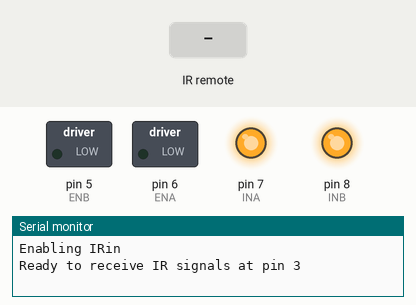
This sketch was run on a simulated Arduino Uno, built with avr-gcc and run on an emulated ATmega328P. On the bench: switched loads named in the sketch (green lamp = pin HIGH), output pins drawn as LEDs (lit = HIGH), the last lines printed to the serial monitor. Inputs (shaded band) come from the test bench.

Above: at 1.2 s.
1.3 s: infrared code 0x18E7 received
At 2.6 s:
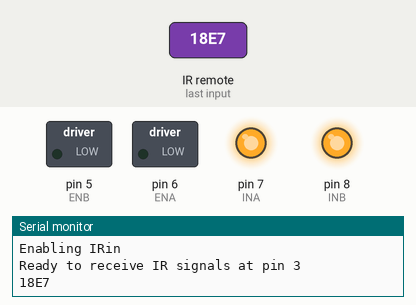
2.9 s: infrared code 0x4AB5 received
At 4.1 s:
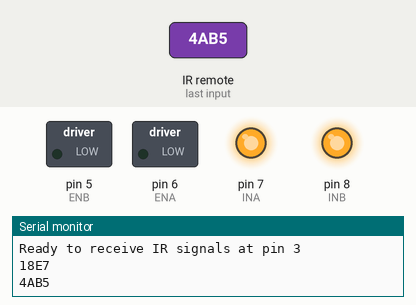
4.5 s: infrared code 0x10EF received
At 5.4 s:
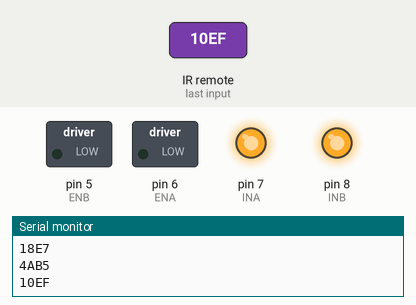
6.1 s: infrared code 0x5AA5 received
At 6.7 s:
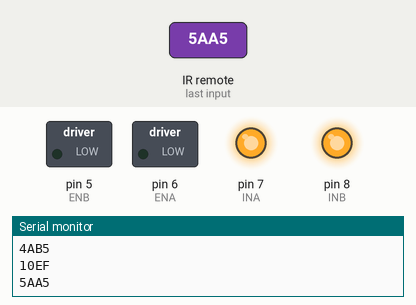
Timing chart, 0 to 8.7 s (numbered marks = the images above; inputs shaded):
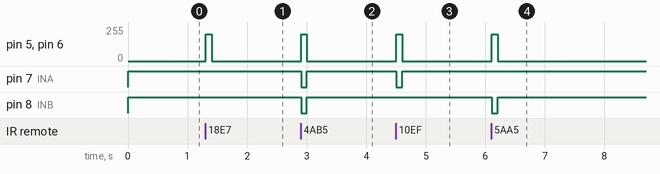

Measured:
- after the input at 1.3 s, pin 5 (ENB), pin 6 (ENA): 0/255 → 200/255 at once, → 0/255 0.10 s later
- after the input at 2.9 s, pin 5 (ENB), pin 6 (ENA): 0/255 → 200/255 at once, → 0/255 0.10 s later; pin 7 (INA), pin 8 (INB): HIGH → LOW at once, → HIGH 0.10 s later
- after the input at 4.5 s, pin 5 (ENB), pin 6 (ENA): 0/255 → 200/255 at once, → 0/255 0.10 s later; pin 7 (INA): HIGH → LOW at once, → HIGH 0.10 s later
- after the input at 6.1 s, pin 5 (ENB), pin 6 (ENA): 0/255 → 200/255 at once, → 0/255 0.10 s later; pin 8 (INB): HIGH → LOW at once, → HIGH 0.10 s later

The sketch:

13_2_IR_car.ino
```cpp
#include <IRremote.h>
#define IR_RECEIVE_PIN  3  //Define the pin of infrared receiving module
IRrecv IrReceiver(IR_RECEIVE_PIN);
decode_results results;
int ir_val;
int ir_FFFF;
int ir_val_data;
#define INA 7  //Define pin 7 to control the direction of left motor
#define ENA 6  //Define pin 6 to control the speed of left motor
#define INB 8  //Define pin 8 to control the direction of right motor
#define ENB 5  //Define pin 5 to control the speed of right motor

void setup() {
  Serial.begin(115200);  //Define the baud rate to 115200
  Serial.println("Enabling IRin");
  IrReceiver.enableIRIn();  // Start the receiver
  //IrReceiver.blink13(true); // Enable feedback LED

  Serial.print(F("Ready to receive IR signals at pin "));
  Serial.println(IR_RECEIVE_PIN);
  pinMode(INA, OUTPUT);  //Set the pins controlling the motors to output
  pinMode(ENA, OUTPUT);
  pinMode(INB, OUTPUT);
  pinMode(ENB, OUTPUT);
}

void loop() {
  if(IrReceiver.decode(&results))
  {
    ir_val = results.value;
    //IrReceiver.printResultShort(&Serial);
    Serial.println(ir_val,HEX);
    if(ir_val == 0xFFFF)
    {
      ir_FFFF = ir_val;
    }
    else
    {
      ir_val_data = ir_val;
    }
    switch(ir_val_data)
    {
      case 0x18E7: car_forward(); break;  //The little moves forward
      case 0x4AB5: car_back(); break;     //The little moves backward
      case 0x10EF: car_left(); break;     //The little turns left
      case 0x5AA5: car_right(); break;    //The little turns right
    }
    IrReceiver.resume(); // Receive the next value
  }
  else
  {
    car_stop(); //Stop
  }
  delay(100);
}

//The little moves forward
void car_forward()
{
  digitalWrite(INA, HIGH);  //Output high level and control the left motor forward
  analogWrite(ENA, 200);    //PMW output to control the speed of left motor
  digitalWrite(INB, HIGH);  //Output high level and control the right motor forward
  analogWrite(ENB, 200);    //PMW output to control the speed of right motor
}
//The little snail moves backward
void car_back()
{
  digitalWrite(INA, LOW);  //Output low level and control the left motor backward
  analogWrite(ENA, 200);   //PMW output to control the speed of left motor
  digitalWrite(INB, LOW);  //Output low level and control the right motor backward
  analogWrite(ENB, 200);   //PMW output to control the speed of right motor
}
//The little snail turns left
void car_left()
{
  digitalWrite(INA, LOW);
  analogWrite(ENA, 200);
  digitalWrite(INB, HIGH);
  analogWrite(ENB, 200);
}
//The little snail turns right
void car_right()
{
  digitalWrite(INA, HIGH);
  analogWrite(ENA, 200);
  digitalWrite(INB, LOW);
  analogWrite(ENB, 200);
}
//Stop
void car_stop()
{
  digitalWrite(INA, HIGH);
  analogWrite(ENA, 0);
  digitalWrite(INB, HIGH);
  analogWrite(ENB, 0);
}
```
